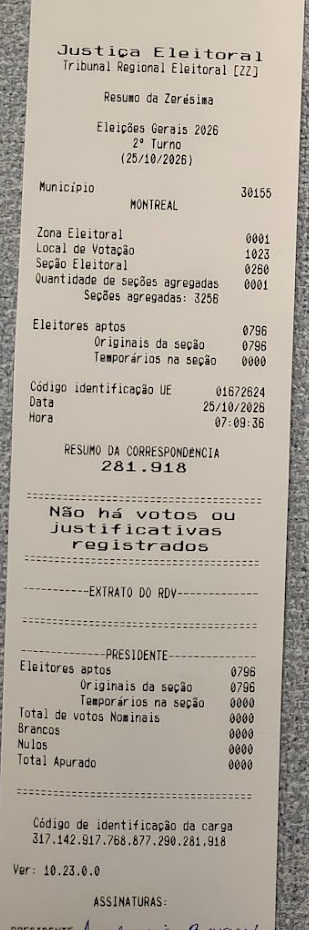
#> input picture imagens/zerezimas/zerezima_260.jpg, 309 x 930 px
$ python leitura-bu-com-preproc.py imagens/zerezimas/zerezima_260.jpg
#> lines starting #> are read from the running program, lines starting #| are printed output that depends on the picture; after the words box and inside, x2 and y2 are one past the last pixel; in counts of white or black regions, pixels touching at a corner belong together
#> in main, image is the input picture: shape (930, 309, 3); mean B, G, R 159.2, 171, 179.5
"""
Leitura de QR code de boletim de urna (BU)
SPDX-License-Identifier: LGPL-3.0-or-later
Autor: Gabriel C. Ullmann, 2026
"""
import sys
import cv2


def preprocess_variants(image):
    """
    Gera variantes da imagem para aumentar a chance de leitura do QR code pelo OpenCV
    :param image: matriz de pixels (BGR)
    :return: lista com a imagem em tons de cinza, ampliada (se pequena), binarizada (P&B) e invertida
    """
    gray = cv2.cvtColor(image, cv2.COLOR_BGR2GRAY)
    variants = [gray]

    h, w = gray.shape
#> h = 930; w = 309
    if max(h, w) < 2000:
        gray = cv2.resize(gray, None, fx=2, fy=2, interpolation=cv2.INTER_CUBIC)
#> gray: shape (1860, 618)
        variants.append(gray)

    thresh = cv2.adaptiveThreshold(
        gray, 255, cv2.ADAPTIVE_THRESH_GAUSSIAN_C, cv2.THRESH_BINARY, 31, 10
    )
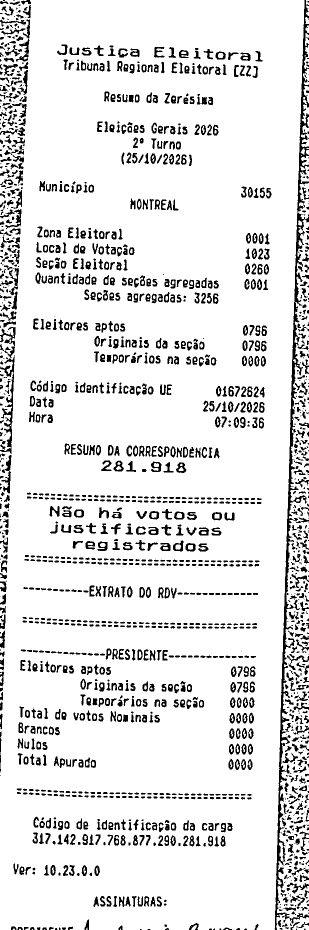
#> thresh: shape (1860, 618) (shown at 1/2 size); 88.7% white; 1823 black regions (444 under 20 px), largest, box (x1, y1, x2, y2) and area: (549, 0, 618, 1860) 12992, (0, 710, 29, 908) 1531, (0, 654, 31, 716) 591
    variants.append(thresh)
    variants.append(cv2.bitwise_not(gray))
    return variants


def decode_region(image, points, detectors):
    """
    Tenta ler um QR code localizado, mas não decodificado, recortando e ampliando sua região
    :param image: matriz de pixels
    :param points: vértices do QR code localizado
    :param detectors: lista de detectores do OpenCV
    :return: texto lido (ou string vazia, caso falhe)
    """
    x, y, w, h = cv2.boundingRect(points.astype("int32"))
    pad = max(w, h) // 4
    crop = image[max(y - pad, 0):y + h + pad, max(x - pad, 0):x + w + pad]
    crop = cv2.resize(crop, None, fx=2, fy=2, interpolation=cv2.INTER_CUBIC)
    for detector in detectors:
        try:
            text, _, _ = detector.detectAndDecode(crop)
        except cv2.error:
            continue
        if text:
            return text
    return ""


def decode(image):
    """
    Ler QR codes a partir da imagem
    :param image: matriz de pixels
    :return: lista de textos lidos, sem duplicatas (ou lista vazia, caso falhe)
    """
    detectors = []
    if hasattr(cv2, "QRCodeDetectorAruco"):
        detectors.append(cv2.QRCodeDetectorAruco())
    detectors.append(cv2.QRCodeDetector())

    results = []
    for variant in preprocess_variants(image):
        for detector in detectors:
            try:
                found, texts, points, _ = detector.detectAndDecodeMulti(variant)
            except cv2.error:
                continue
            if not found:
                continue
            for text, pts in zip(texts, points):
                if not text:
                    text = decode_region(variant, pts, detectors)
                if text:
                    results.append(text)
#> this loop made 4 passes
#> after the loop, results = []
    return list(dict.fromkeys(results))


def main():
    if len(sys.argv) != 2:
        print(f"Comando: python {sys.argv[0]} <image_path>")
        sys.exit(1)

    image = cv2.imread(sys.argv[1])
    if image is None:
        print(f"Não foi possível ler a imagem: {sys.argv[1]}")
        sys.exit(1)

    texts = decode(image)
#> texts = []
    if not texts:
        print("Não há QR code na imagem!")
        return

    for i, text in enumerate(texts, 1):
        print(f"[QR code {i}] -> {text}")
        print()


if __name__ == "__main__":
    main()
